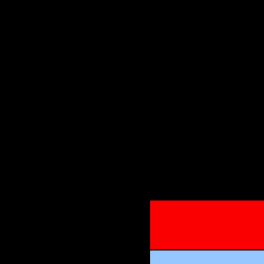
Frame 1 (no input)
Frame 60 (no input): identical to frame 1, image omitted
Frame 120 (the mouse pressed at the canvas centre since frame 60): identical to frame 1, image omitted

The p5.js sketch that drew this single still picture (run headless with seeded random() and noise() and a simulated clock; from frame 60 on, the mouse is pressed at the canvas centre):

// p5.js sketch
// ── sketch.js
function setup() {
  createCanvas(264, 264)
  scale(0.33)
}

function draw() {
  background(0, 0, 0)
  fill(250, 0, 0)
  rect(150, 200, 300, 300)
  fill(150, 200, 300, 300)
  rect( 150, 250, 300, 20)
}
